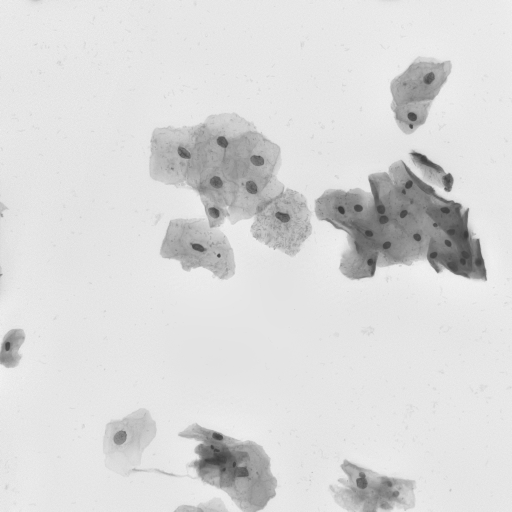
%> input picture trabalho 7/imagens/isbi2015/training_r1_01dec2014/training/EDF/frame004.png, 1024 x 1024 px (shown at 1/2 size)
$ octave main.m   (GNU Octave 9; MATLAB toolbox functions it lacks are replaced by stand-ins)
%> lines starting %> are read from the running program, lines starting %| are printed output that depends on the picture; in (x1, y1, x2, y2) boxes, pixels count from 0 and x2, y2 are one past the last pixel; in counts of white or black regions, pixels touching at a corner belong together; the program's own positions count from 1
%Trabalho final
close all;
clear all;
clc;

img_path = '../imagens/isbi2015/training_r1_01dec2014/training/EDF/frame004.png';

I = imread(img_path);
%> I is the input picture: size 1024x1024 uint8; min 54, max 247, mean 217.8
% I = imresize(I, 0.0625);
I = imresize(I, 0.250);
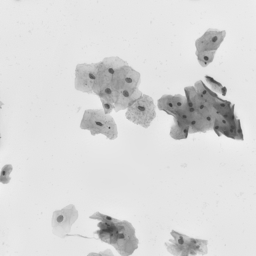
%> I: size 256x256 uint8; min 56, max 241, mean 217.8


figure;
imshow(I)

I = medfilt2(I, [9 9]);
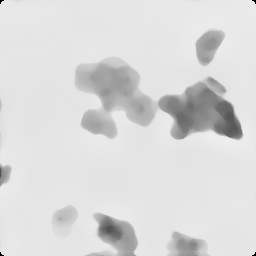
%> I: size 256x256 uint8; min 0, max 237, mean 218.4
% figure;
% imhist(I)
%
level = graythresh(I);
%> level = 0.749
BW = im2bw(I,level);
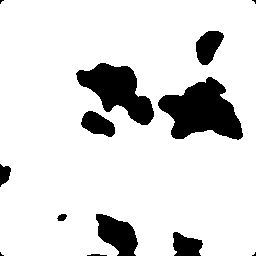
%> BW: size 256x256 logical; 86.5% white; 13 black regions (4 under 20 px), largest, box (x1, y1, x2, y2) and area: (158, 77, 243, 140) 3234, (76, 63, 154, 125) 2475, (96, 214, 138, 256) 1121
%Fuzzy C-means
% BW1 = fcmthresh(im2double(I));
BW = ~BW;
BW = bwareaopen(BW, 20);
% BW = imfill(BW,'holes');
figure;
imshow(BW)
%
% figure;
% imshow(BW1);

L = bwlabel(BW);
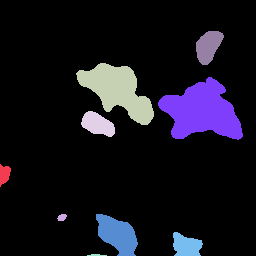
%> L: size 256x256 double; 10 distinct labels, from 0 to 9; one colour per label, 0 black
C = max(max(L));
%> C = 9

for i = 1:C
    M1 = L == i;
    FILTER = uint8(M1).* I;
    % [14 lines of commented-out code are left out]

    imwrite(M1, strcat('../clups/clup_mask-', int2str(i), '.png'))

    figure;
    imshow(FILTER)
    %figure;
    %imshow(BW1)
end
%> this loop made 9 passes
%> pass 1, `M1 = L == i;`:
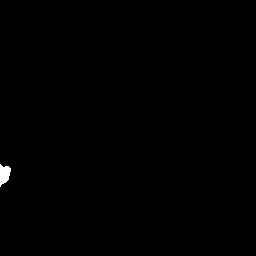
%> M1: size 256x256 logical; 0.26% white; 1 white region, box (x1, y1, x2, y2) and area: (0, 164, 11, 187) 169
%> pass 2, `M1 = L == i;`:
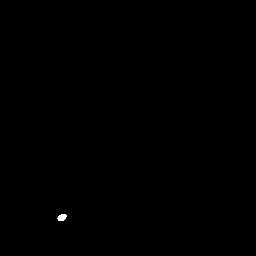
%> M1: size 256x256 logical; 0.08% white; 1 white region, box (x1, y1, x2, y2) and area: (57, 214, 67, 221) 52

$ run again, with trabalho 7/imagens/isbi2015/training_r1_01dec2014/training/EDF/frame013.png copied over trabalho 7/imagens/isbi2015/training_r1_01dec2014/training/EDF/frame004.png
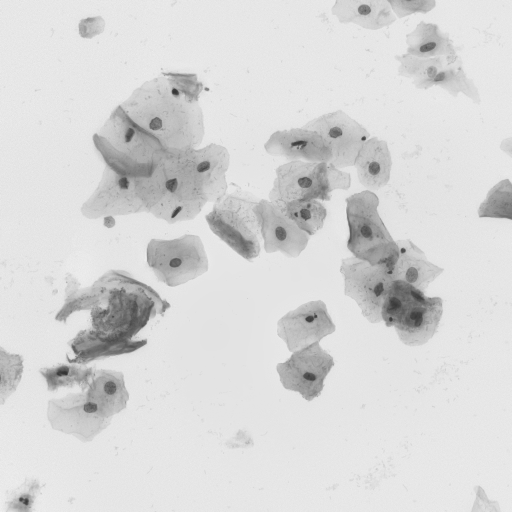
%> input picture trabalho 7/imagens/isbi2015/training_r1_01dec2014/training/EDF/frame013.png, 1024 x 1024 px (shown at 1/2 size)
%> I is the input picture: size 1024x1024 uint8; min 48, max 243, mean 215.5
%> level = 0.773
%> `BW = im2bw(I,level);`:
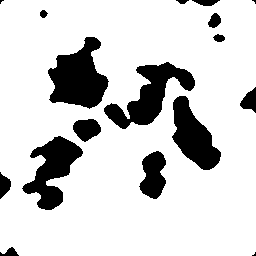
%> BW: size 256x256 logical; 82.6% white; 17 black regions (3 under 20 px), largest, box (x1, y1, x2, y2) and area: (48, 37, 109, 109) 2662, (104, 62, 195, 129) 2372, (22, 136, 83, 210) 2116
%> `L = bwlabel(BW);`:
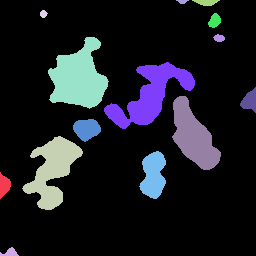
%> L: size 256x256 double; 15 distinct labels, from 0 to 14; one colour per label, 0 black
%> C = 14
%> the loop `for i = 1:C` made 14 passes

$ run again, with trabalho 7/imagens/isbi2015/training_r1_01dec2014/training/EDF/frame014.png copied over trabalho 7/imagens/isbi2015/training_r1_01dec2014/training/EDF/frame004.png
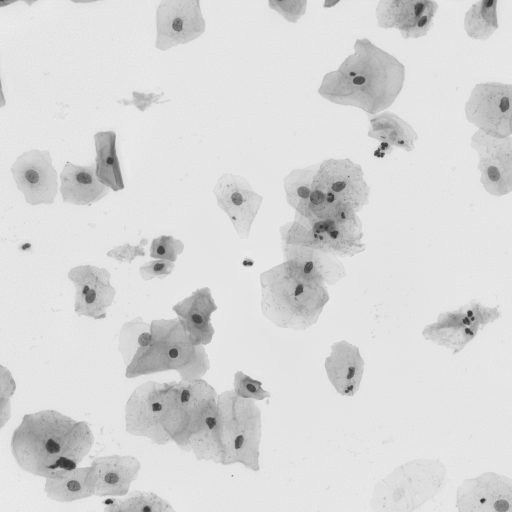
%> input picture trabalho 7/imagens/isbi2015/training_r1_01dec2014/training/EDF/frame014.png, 1024 x 1024 px (shown at 1/2 size)
%> I is the input picture: size 1024x1024 uint8; min 45, max 244, mean 216.3
%> level = 0.796
%> `BW = im2bw(I,level);`:
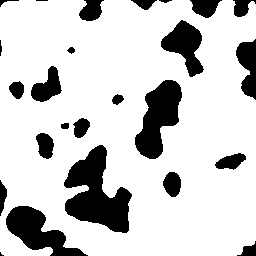
%> BW: size 256x256 logical; 80.2% white; 25 black regions (2 under 20 px), largest, box (x1, y1, x2, y2) and area: (64, 145, 132, 233) 3210, (135, 80, 182, 159) 2123, (6, 206, 88, 256) 1848
%> `L = bwlabel(BW);`:
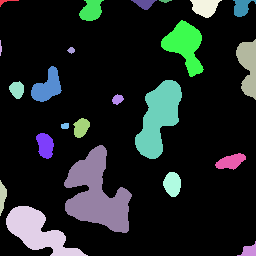
%> L: size 256x256 double; 24 distinct labels, from 0 to 23; one colour per label, 0 black
%> C = 23
%> the loop `for i = 1:C` made 23 passes
